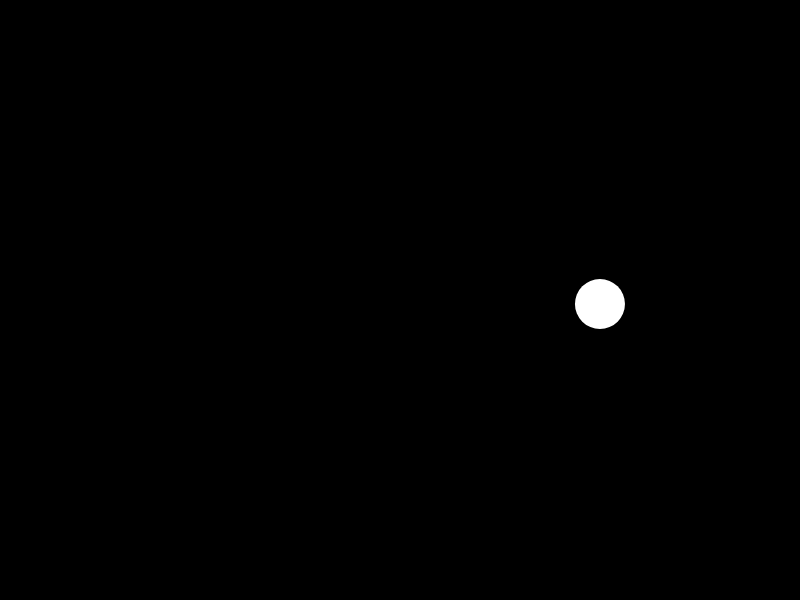
Frame 1 (no input)
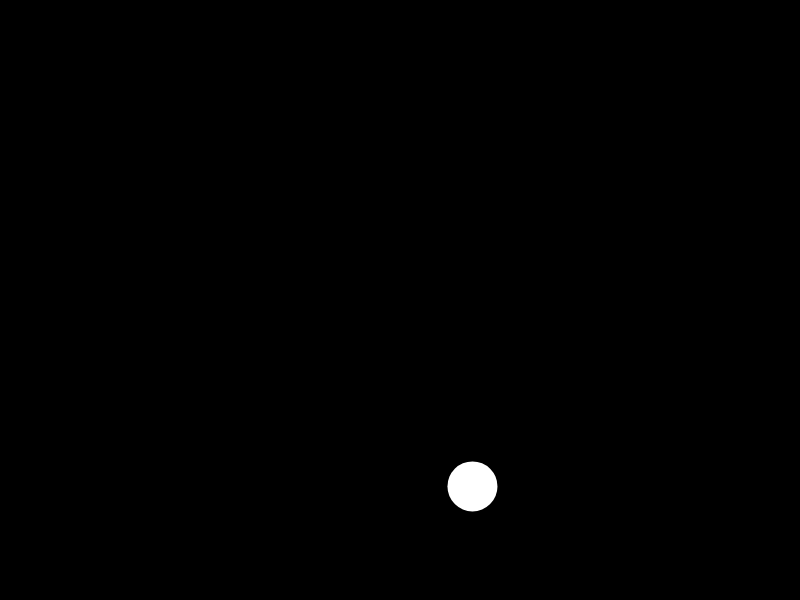
Frame 60 (no input)
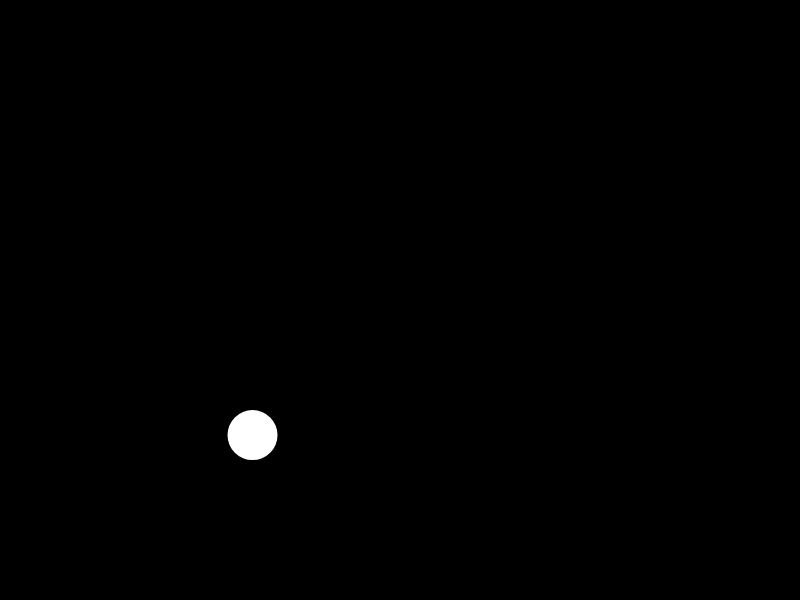
Frame 120 (the mouse pressed at the canvas centre since frame 60)

The p5.js sketch that drew these frames (run headless with seeded random() and noise() and a simulated clock; from frame 60 on, the mouse is pressed at the canvas centre):

// p5.js sketch
// ── sketch.js
function setup() {
  createCanvas(800,600);
  noStroke();
}

function draw() {
  background(0);
  translate(width/2,height/2);
  
  drawCircle(frameCount * 0.02, 200);
}

function drawCircle(angle,distance){
  
  var vector = p5.Vector.fromAngle(angle);
  vector.mult(distance);
  // var x = cos(angle) * distance;
  // var y = sin(angle) * distance;
  ellipse(vector.x,vector.y,50,50);
}
